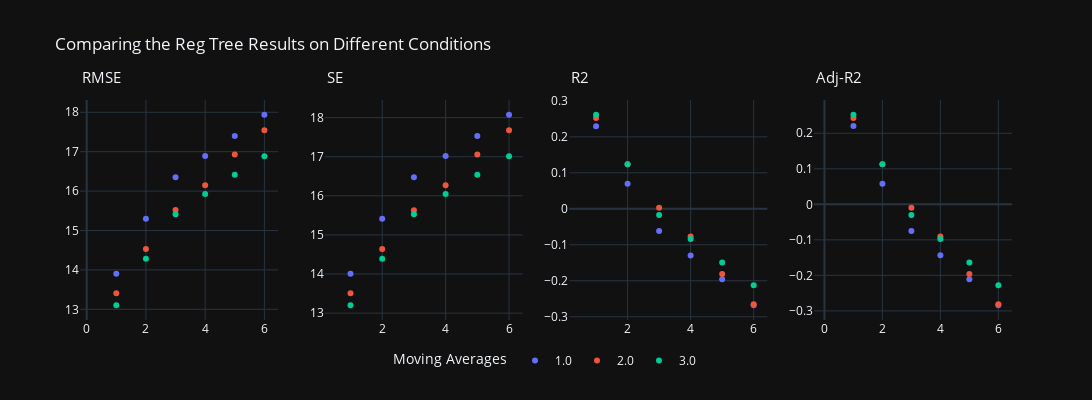
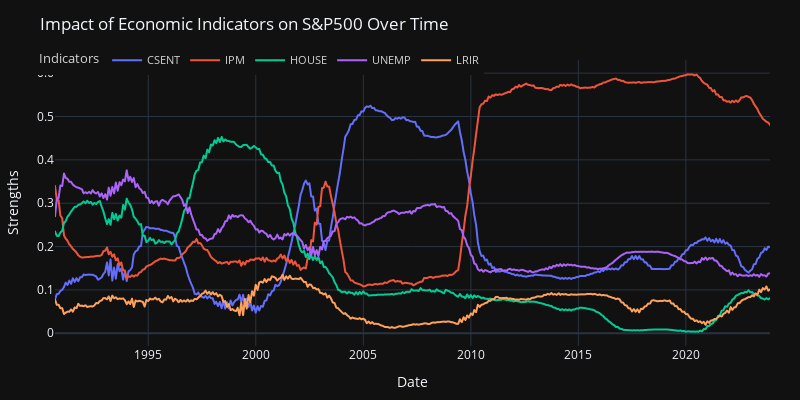

Notebook code for these charts, in order:
### Code cell
%reload_ext autoreload
f1, f2, f3 = PA.model_learning(model='CART', scopes=[1,3,6,9,12])

horizon_plots(f1, 'Reg Tree').show(),
f3.show()

### Figure 1 — Plotly figure (JSON) as saved in the notebook; plotly's stock layout.template omitted (floating-point values rounded to 4 significant figures)
{"data": [{"hovertemplate": "MA=1.0<br>FP=%{x}<br>RMSE=%{y}<extra></extra>", "legendgroup": "1.0", "marker": {"color": "#636efa", "symbol": "circle"}, "mode": "markers", "name": "1.0", "orientation": "v", "showlegend": true, "type": "scatter", "x": [1, 2, 3, 4, 5, 6], "xaxis": "x", "y": [13.9, 15.3, 16.35, 16.89, 17.4, 17.94], "yaxis": "y"}, {"hovertemplate": "MA=2.0<br>FP=%{x}<br>RMSE=%{y}<extra></extra>", "legendgroup": "2.0", "marker": {"color": "#EF553B", "symbol": "circle"}, "mode": "markers", "name": "2.0", "orientation": "v", "showlegend": true, "type": "scatter", "x": [1, 2, 3, 4, 5, 6], "xaxis": "x", "y": [13.41, 14.53, 15.52, 16.15, 16.93, 17.55], "yaxis": "y"}, {"hovertemplate": "MA=3.0<br>FP=%{x}<br>RMSE=%{y}<extra></extra>", "legendgroup": "3.0", "marker": {"color": "#00cc96", "symbol": "circle"}, "mode": "markers", "name": "3.0", "orientation": "v", "showlegend": true, "type": "scatter", "x": [1, 2, 3, 4, 5, 6], "xaxis": "x", "y": [13.1, 14.28, 15.41, 15.92, 16.42, 16.88], "yaxis": "y"}, {"hovertemplate": "MA=1.0<br>FP=%{x}<br>SE=%{y}<extra></extra>", "legendgroup": "1.0", "marker": {"color": "#636efa", "symbol": "circle"}, "mode": "markers", "name": "1.0", "orientation": "v", "showlegend": false, "type": "scatter", "x": [1, 2, 3, 4, 5, 6], "xaxis": "x2", "y": [14.0, 15.41, 16.48, 17.02, 17.53, 18.07], "yaxis": "y2"}, {"hovertemplate": "MA=2.0<br>FP=%{x}<br>SE=%{y}<extra></extra>", "legendgroup": "2.0", "marker": {"color": "#EF553B", "symbol": "circle"}, "mode": "markers", "name": "2.0", "orientation": "v", "showlegend": false, "type": "scatter", "x": [1, 2, 3, 4, 5, 6], "xaxis": "x2", "y": [13.51, 14.64, 15.63, 16.27, 17.06, 17.68], "yaxis": "y2"}, {"hovertemplate": "MA=3.0<br>FP=%{x}<br>SE=%{y}<extra></extra>", "legendgroup": "3.0", "marker": {"color": "#00cc96", "symbol": "circle"}, "mode": "markers", "name": "3.0", "orientation": "v", "showlegend": false, "type": "scatter", "x": [1, 2, 3, 4, 5, 6], "xaxis": "x2", "y": [13.2, 14.39, 15.53, 16.04, 16.54, 17.01], "yaxis": "y2"}, {"hovertemplate": "MA=1.0<br>FP=%{x}<br>R2=%{y}<extra></extra>", "legendgroup": "1.0", "marker": {"color": "#636efa", "symbol": "circle"}, "mode": "markers", "name": "1.0", "orientation": "v", "showlegend": false, "type": "scatter", "x": [1, 2, 3, 4, 5, 6], "xaxis": "x3", "y": [0.2298, 0.06933, -0.06148, -0.1294, -0.1958, -0.268], "yaxis": "y3"}, {"hovertemplate": "MA=2.0<br>FP=%{x}<br>R2=%{y}<extra></extra>", "legendgroup": "2.0", "marker": {"color": "#EF553B", "symbol": "circle"}, "mode": "markers", "name": "2.0", "orientation": "v", "showlegend": false, "type": "scatter", "x": [1, 2, 3, 4, 5, 6], "xaxis": "x3", "y": [0.2526, 0.1241, 0.003078, -0.07666, -0.1809, -0.2655], "yaxis": "y3"}, {"hovertemplate": "MA=3.0<br>FP=%{x}<br>R2=%{y}<extra></extra>", "legendgroup": "3.0", "marker": {"color": "#00cc96", "symbol": "circle"}, "mode": "markers", "name": "3.0", "orientation": "v", "showlegend": false, "type": "scatter", "x": [1, 2, 3, 4, 5, 6], "xaxis": "x3", "y": [0.2614, 0.1239, -0.01751, -0.08409, -0.1494, -0.2124], "yaxis": "y3"}, {"hovertemplate": "MA=1.0<br>FP=%{x}<br>Adj-R2=%{y}<extra></extra>", "legendgroup": "1.0", "marker": {"color": "#636efa", "symbol": "circle"}, "mode": "markers", "name": "1.0", "orientation": "v", "showlegend": false, "type": "scatter", "x": [1, 2, 3, 4, 5, 6], "xaxis": "x4", "y": [0.2201, 0.05764, -0.07485, -0.1437, -0.211, -0.2841], "yaxis": "y4"}, {"hovertemplate": "MA=2.0<br>FP=%{x}<br>Adj-R2=%{y}<extra></extra>", "legendgroup": "2.0", "marker": {"color": "#EF553B", "symbol": "circle"}, "mode": "markers", "name": "2.0", "orientation": "v", "showlegend": false, "type": "scatter", "x": [1, 2, 3, 4, 5, 6], "xaxis": "x4", "y": [0.2433, 0.1131, -0.009478, -0.09026, -0.1958, -0.2816], "yaxis": "y4"}, {"hovertemplate": "MA=3.0<br>FP=%{x}<br>Adj-R2=%{y}<extra></extra>", "legendgroup": "3.0", "marker": {"color": "#00cc96", "symbol": "circle"}, "mode": "markers", "name": "3.0", "orientation": "v", "showlegend": false, "type": "scatter", "x": [1, 2, 3, 4, 5, 6], "xaxis": "x4", "y": [0.2521, 0.1129, -0.03032, -0.09778, -0.1639, -0.2278], "yaxis": "y4"}], "layout": {"annotations": [{"font": {"size": 15}, "showarrow": false, "text": "RMSE", "x": 0.5, "xanchor": "center", "xref": "x", "y": 1.05, "yanchor": "bottom", "yref": "paper"}, {"font": {"size": 15}, "showarrow": false, "text": "SE", "x": 0.5, "xanchor": "center", "xref": "x2", "y": 1.05, "yanchor": "bottom", "yref": "paper"}, {"font": {"size": 15}, "showarrow": false, "text": "R2", "x": 0.5, "xanchor": "center", "xref": "x3", "y": 1.05, "yanchor": "bottom", "yref": "paper"}, {"font": {"size": 15}, "showarrow": false, "text": "Adj-R2", "x": 0.5, "xanchor": "center", "xref": "x4", "y": 1.05, "yanchor": "bottom", "yref": "paper"}], "height": 400, "legend": {"orientation": "h", "title": {"text": "Moving Averages"}, "x": 0.5, "xanchor": "center", "y": -0.25, "yanchor": "bottom"}, "title": {"text": "Comparing the Reg Tree Results on Different Conditions"}, "width": 1250, "xaxis": {"anchor": "y", "domain": [0, 0.2125]}, "xaxis2": {"anchor": "y2", "domain": [0.2625, 0.475]}, "xaxis3": {"anchor": "y3", "domain": [0.525, 0.7375]}, "xaxis4": {"anchor": "y4", "domain": [0.7875, 1]}, "yaxis": {"anchor": "x", "domain": [0, 1]}, "yaxis2": {"anchor": "x2", "domain": [0, 1]}, "yaxis3": {"anchor": "x3", "domain": [0, 1]}, "yaxis4": {"anchor": "x4", "domain": [0, 1]}}}

### Figure 2 — Plotly figure (JSON) as saved in the notebook; plotly's stock layout.template omitted (floating-point values rounded to 4 significant figures; data arrays with more than 128 entries replaced by an {"elided": "..."} marker saying what was removed)
{"data": [{"hovertemplate": "%{y}", "legendgroup": "CSENT", "line": {"color": "#636efa", "dash": "solid"}, "marker": {"symbol": "circle"}, "mode": "lines", "name": "CSENT", "showlegend": true, "type": "scattergl", "x": {"elided": "400 str values"}, "xaxis": "x", "y": {"elided": "400 float values"}, "yaxis": "y"}, {"hovertemplate": "%{y}", "legendgroup": "IPM", "line": {"color": "#EF553B", "dash": "solid"}, "marker": {"symbol": "circle"}, "mode": "lines", "name": "IPM", "showlegend": true, "type": "scattergl", "x": {"elided": "400 str values"}, "xaxis": "x", "y": {"elided": "400 float values"}, "yaxis": "y"}, {"hovertemplate": "%{y}", "legendgroup": "HOUSE", "line": {"color": "#00cc96", "dash": "solid"}, "marker": {"symbol": "circle"}, "mode": "lines", "name": "HOUSE", "showlegend": true, "type": "scattergl", "x": {"elided": "400 str values"}, "xaxis": "x", "y": {"elided": "400 float values"}, "yaxis": "y"}, {"hovertemplate": "%{y}", "legendgroup": "UNEMP", "line": {"color": "#ab63fa", "dash": "solid"}, "marker": {"symbol": "circle"}, "mode": "lines", "name": "UNEMP", "showlegend": true, "type": "scattergl", "x": {"elided": "400 str values"}, "xaxis": "x", "y": {"elided": "400 float values"}, "yaxis": "y"}, {"hovertemplate": "%{y}", "legendgroup": "LRIR", "line": {"color": "#FFA15A", "dash": "solid"}, "marker": {"symbol": "circle"}, "mode": "lines", "name": "LRIR", "showlegend": true, "type": "scattergl", "x": {"elided": "400 str values"}, "xaxis": "x", "y": {"elided": "400 float values"}, "yaxis": "y"}], "layout": {"height": 400, "hovermode": "x unified", "legend": {"font": {"color": "lightgray", "size": 11}, "orientation": "h", "title": {"text": "Indicators"}, "tracegroupgap": 0, "x": -0.025, "xanchor": "left", "y": 1.05, "yanchor": "top"}, "margin": {"b": 50, "l": 50, "r": 30, "t": 60}, "title": {"text": "Impact of Economic Indicators on S&P500 Over Time"}, "width": 800, "xaxis": {"anchor": "y", "domain": [0, 1], "title": {"text": "Date"}}, "yaxis": {"anchor": "x", "domain": [0, 1], "title": {"text": "Strengths"}}}}
